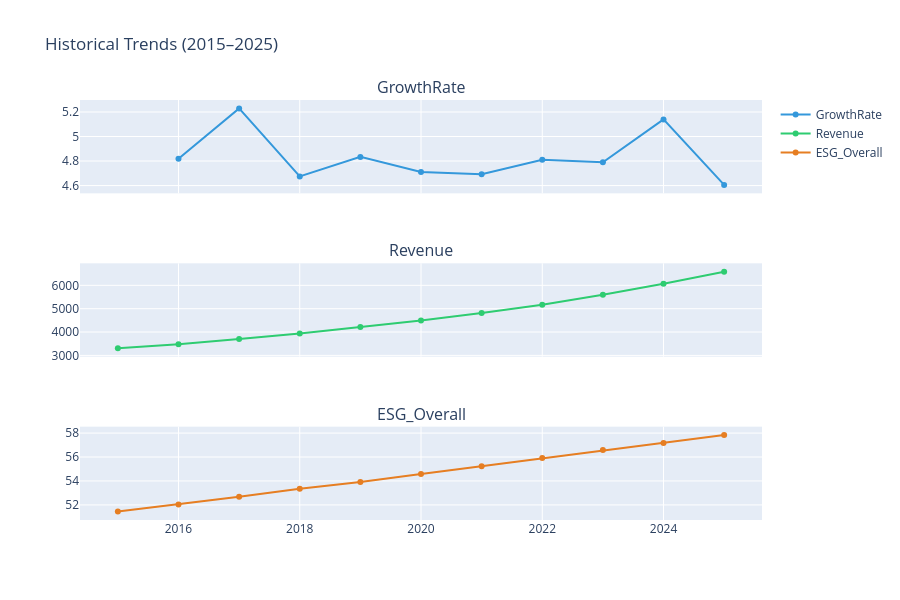

Notebook cell for this chart:
### Code cell
fig = make_subplots(rows=3, cols=1, subplot_titles=METRICS, shared_xaxes=True)
colors = ['#3498db', '#2ecc71', '#e67e22']

for i, (metric, color) in enumerate(zip(METRICS, colors), 1):
 fig.add_trace(go.Scatter(x=ts_df['Year'], y=ts_df[metric],
 mode='lines+markers', name=metric, line=dict(color=color, width=2)),
 row=i, col=1)

fig.update_layout(title='Historical Trends (2015–2025)', height=600, showlegend=True)
fig.show()

### Figure 1 — Plotly figure (JSON) as saved in the notebook; plotly's stock layout.template omitted (floating-point values rounded to 4 significant figures)
{"data": [{"line": {"color": "#3498db", "width": 2}, "mode": "lines+markers", "name": "GrowthRate", "type": "scatter", "x": [2015, 2016, 2017, 2018, 2019, 2020, 2021, 2022, 2023, 2024, 2025], "xaxis": "x", "y": [NaN, 4.819, 5.229, 4.675, 4.834, 4.711, 4.692, 4.81, 4.79, 5.139, 4.605], "yaxis": "y"}, {"line": {"color": "#2ecc71", "width": 2}, "mode": "lines+markers", "name": "Revenue", "type": "scatter", "x": [2015, 2016, 2017, 2018, 2019, 2020, 2021, 2022, 2023, 2024, 2025], "xaxis": "x2", "y": [3306.0, 3479.0, 3706.0, 3942.0, 4214.0, 4494.0, 4818.0, 5173.0, 5600.0, 6064.0, 6582.0], "yaxis": "y2"}, {"line": {"color": "#e67e22", "width": 2}, "mode": "lines+markers", "name": "ESG_Overall", "type": "scatter", "x": [2015, 2016, 2017, 2018, 2019, 2020, 2021, 2022, 2023, 2024, 2025], "xaxis": "x3", "y": [51.44, 52.04, 52.68, 53.35, 53.91, 54.59, 55.24, 55.92, 56.59, 57.18, 57.83], "yaxis": "y3"}], "layout": {"annotations": [{"font": {"size": 16}, "showarrow": false, "text": "GrowthRate", "x": 0.5, "xanchor": "center", "xref": "paper", "y": 1, "yanchor": "bottom", "yref": "paper"}, {"font": {"size": 16}, "showarrow": false, "text": "Revenue", "x": 0.5, "xanchor": "center", "xref": "paper", "y": 0.6111, "yanchor": "bottom", "yref": "paper"}, {"font": {"size": 16}, "showarrow": false, "text": "ESG_Overall", "x": 0.5, "xanchor": "center", "xref": "paper", "y": 0.2222, "yanchor": "bottom", "yref": "paper"}], "height": 600, "showlegend": true, "title": {"text": "Historical Trends (2015–2025)"}, "xaxis": {"anchor": "y", "domain": [0, 1], "matches": "x3", "showticklabels": false}, "xaxis2": {"anchor": "y2", "domain": [0, 1], "matches": "x3", "showticklabels": false}, "xaxis3": {"anchor": "y3", "domain": [0, 1]}, "yaxis": {"anchor": "x", "domain": [0.7778, 1]}, "yaxis2": {"anchor": "x2", "domain": [0.3889, 0.6111]}, "yaxis3": {"anchor": "x3", "domain": [0, 0.2222]}}}
